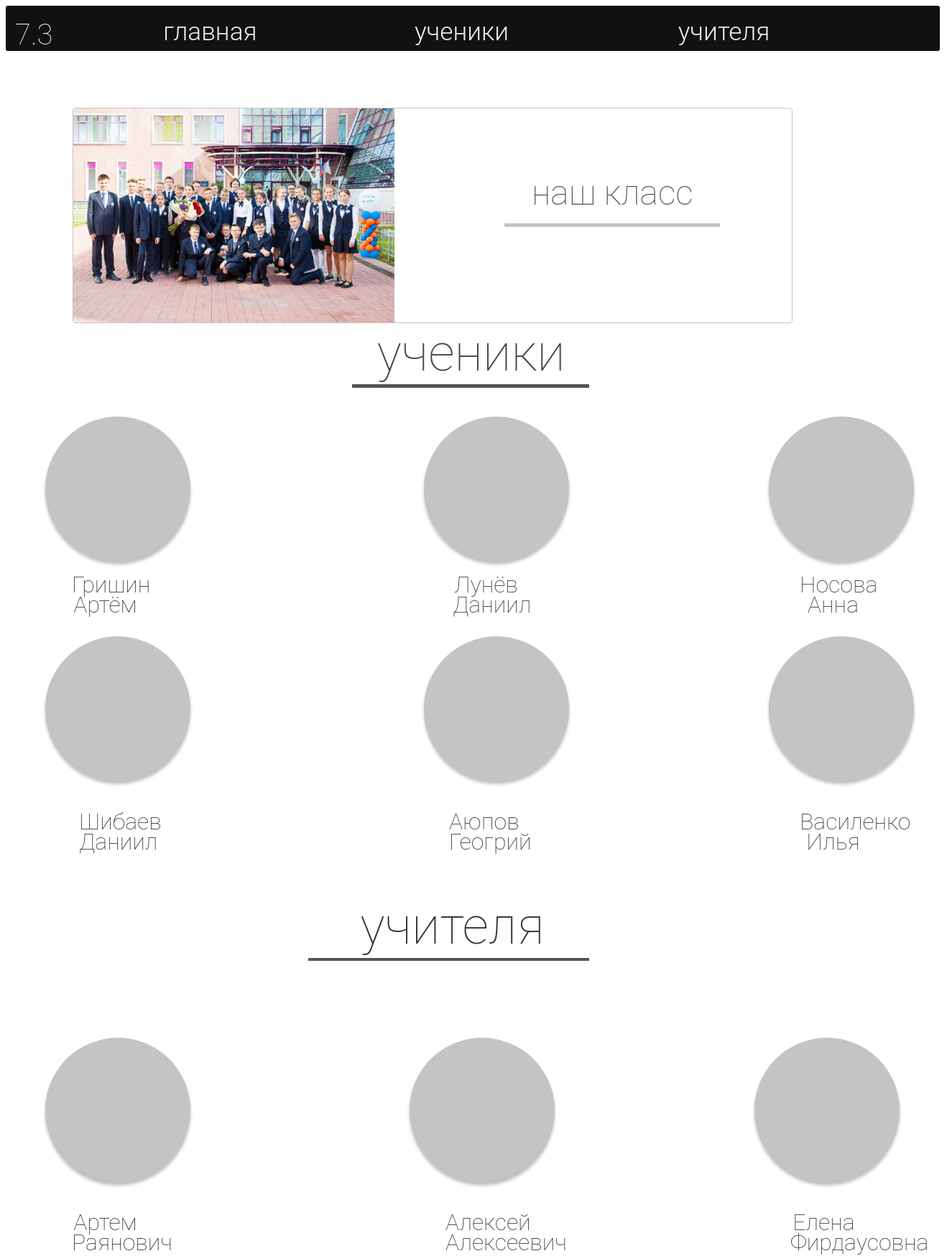
The page / on the database its author committed.
### app/models.py (models this page shows, shortened)
class ClassMates(models.Model):
    name = models.CharField('имя', max_length=50)
    surname = models.CharField('фамилия', max_length=50)
    birthday = models.CharField('день рождения', max_length=70)

class Teachers(models.Model):
    name = models.CharField('имя учителя', max_length=50)
    middle_name = models.CharField('отчество', max_length=100)
    description = models.CharField('описание', max_length=200)
    def __str__(self):
        return '{0} {1}'.format(self.name, self.middle_name, self.description)

### app/views.py (the view)
# urls.py: path('', views.index, name='index'),
def index(request):
    ctx = {}
    a = list(ClassMates.objects.all())
    teachers = list(Teachers.objects.all())
    for i in range(6):
        b = choice(a)
        ctx.update({str(str(i) + 'random_people'): b})
        a.remove(b)
    for i in range(3):
        b = choice(teachers)
        ctx.update({str(str(i) + 'random_teachers'): b})
        teachers.remove(b)
    return render(request, 'app/base.html', context=ctx)

### site_for_school/templates/app/base.html (shortened to what this page needs)
{% load static %}
<!DOCTYPE html>
<html lang="en">
<head>
	<link rel="stylesheet" href="{% static 'css/styles.css' %}">
</head>
<body>
	{% block title %}
	<div id = 'menu'>
		<div id="rect2"></div>
		<div style = 'position: absolute;font-family: Roboto;font-style: normal;font-weight: 200;font-size: 250%;line-height: 56px;text-align: center;color: #EEE; padding:13px;'>7.3</div>
		<a class="main allText" style = 'left:200px; top:15px; text-decoration: none;' href = "{% url 'index' %}">главная</a>
		<a class="In_mainclasmates allText" style = 'left: 550px; top: 15px; text-decoration: none;' href = "{% url 'classmates' %}">ученики</a>
		<a href="{% url 'teachers' %}" class="teachers allText" style = 'text-decoration:none; top:15px; left:915px;'>учителя</a>
	</div>
	{% endblock %}
	{% block content %}
	<div id = 'in' style = 'display: block; top:150px; left:75px;'>
		<div id="rect3"><img src="{% static 'css/imgs/class.jpg' %}" alt="" style = 'width:447px;'></div>
		<div id = 'in_text'>наш класс</div>
		<div id = 'rect4'></div>
	</div>
	<div id = 'classmates'>ученики</div>
	<div id="rect5"></div>
	<div>
		<div class = 'ellipse'></div>
		<div class = 't' style = 'position: absolute;width: 93px;height: 56px;left: 100px;top: 800px;font-family: Roboto, Arial;font-style: normal;font-weight: 200;font-size: 2em;line-height: 28px;text-align: center;color: #333;'>{{ 1random_people.surname }} {{ 1random_people.name }}</div>
	</div>
	<div>
		<div class = 'ellipse' style = 'left: 590px;'></div>
		<div class = 't' style = 'position: absolute;width: 93px;height: 56px;left: 630px;top: 800px;font-family: Roboto, Arial;font-style: normal;font-weight: 200;font-size: 2em;line-height: 28px;text-align: center;color: #333;'>{{ 0random_people.surname }} {{ 0random_people.name }}</div>
	</div>
	<div>
		<div class = 'ellipse' style = 'left: 1070px;'></div>
		<div class = 't' style = 'position: absolute;width: 93px;height: 56px;left: 1113px;top: 800px;font-family: Roboto, Arial;font-style: normal;font-weight: 200;font-size: 2em;line-height: 28px;text-align: center;color: #333;'>{{ 2random_people.surname }} {{ 2random_people.name }}</div>
	</div>
	<div>
		<div class = 'ellipse' style = 'top:886px;'></div>
		<div class = 't' style = 'position: absolute;width: 93px;height: 56px;left: 110px;top: 1130.04px;font-family: Roboto, Arial;font-style: normal;font-weight: 200;font-size: 2em;line-height: 28px;text-align: center;color: #333;'>{{ 3random_people.surname }} {{ 3random_people.name }}</div>
	</div>
	<div>
		<div class = 'ellipse' style = 'left: 590px; top:886px;'></div>
		<div class = 't' style = 'position: absolute;width: 93px;height: 56px;left: 625px;top: 1130.04px;font-family: Roboto, Arial;font-style: normal;font-weight: 200;font-size: 2em;line-height: 28px;text-align: center;color: #333;'>{{ 4random_people.surname }} {{ 4random_people.name }}</div>
	</div>
	<div>
		<div class = 'ellipse' style = 'left: 1070px; top:886px;'></div>
		<div class = 't' style = 'position: absolute;width: 93px;height: 56px;left: 1113px;top: 1130.04px;font-family: Roboto, Arial;font-style: normal;font-weight: 200;font-size: 2em;line-height: 28px;text-align: center;color: #333;'>{{ 5random_people.surname }} {{ 5random_people.name }}</div>
	</div>
	<div class = 'teahers_font' style = 'top:1248.3px; left:470px;'>учителя</div>
	<div id="rect7"></div>
		<div>
		<div class = 'ellipse' style = 'top:1445.4px;'></div>
		<div class = 't' style = 'position: absolute;width: 93px;height: 56px;left: 100px;top: 1688.49px;font-family: Roboto, Arial;font-style: normal;font-weight: 200;font-size: 2em;line-height: 28px;text-align: center;color: #333;'>{{ 0random_teachers }}</div>
	</div>
	<div>
		<div class = 'ellipse' style = 'left: 570px; top:1445.4px;'></div>
		<div class = 't' style = 'position: absolute;width: 93px;height: 56px;left: 620px;top: 1688.49px;font-family: Roboto, Arial;font-style: normal;font-weight: 200;font-size: 2em;line-height: 28px;text-align: center;color: #333;'>{{ 1random_teachers }}</div>
	</div>
	<div>
		<div class = 'ellipse' style = 'left: 1050px; top:1445.4px;'></div>
		<div class = 't' style = 'position: absolute;width: 93px;height: 56px;left: 1100px;top: 1688.49px;font-family: Roboto, Arial;font-style: normal;font-weight: 200;font-size: 2em;line-height: 28px;text-align: center;color: #333;'>{{ 2random_teachers }}</div>
	</div>
	{% endblock %}
</body>
</html>

### site_for_school/static/css/styles.css (style rules this page uses)
#in { border-radius: 4px; margin-left: 2%; border: 1px solid #C4C4C4; position: absolute; width: 1000px; height: 298px; }
#in_text { display: inline-block; width: 500px; height: 250px; position: absolute; text-align: center; font-family: Roboto; font-style: normal; font-weight: 200; font-size: 3em; line-height: 56px; top: 90px; left: 500px; color: #555; }
#rect3 { display: inline-block; width: 60%; height: 100%; }
#rect4 { position: absolute; width: 300px; height: 5px; top: 160px; left: 600px; radius: 3px; background: #C4C4C4; }
#classmates { position: absolute; width: 331px; height: 84px; top: 450px; left: 490px; font-family: Roboto, Arial; font-style: normal; font-weight: 200; font-size: 72px; line-height: 84px; text-align: center; color: #444; }
#rect5 { position: absolute; width: 330px; height: 5px; top: 535px; left: 490px; background: #555; }
.t { position: absolute; width: 93px; height: 56px; left: 25%; top: 95%; font-family: Roboto; font-style: normal; font-weight: 200; font-size: 24px; line-height: 28px; text-align: center; color: #000000; }
.ellipse { display: inline-block; position: absolute; left: 63px; top: 580px; width: 202px; height: 202px; border-radius: 50%; background: #C4C4C4; box-shadow: 0px 4px 4px rgba(0, 0, 0, 0.25); }
.teahers_font { position: absolute; width: 319px; height: 84px; font-family: Roboto; font-style: normal; font-weight: 200; font-size: 72px; line-height: 84px; text-align: center; left: 40%; color: #333; }
#rect7 { position: absolute; width: 391px; height: 4px; top: 1333.71px; left: 429px; background: #555; }
#menu { position: absolute; width: 1300px; height: 70px; }
#rect2 { border-radius: 3px; position: absolute; width: 100%; height: 90%; background: #111; }
.main { position: absolute; width: 13%; height: 7%; font-family: Roboto; font-style: normal; font-weight: 300; font-size: 220%; line-height: 42px; text-align: center; display: inline-block; color: #EEE; }
.In_mainclasmates { position: absolute; width: 13%; height: 7%; font-family: Roboto; font-style: normal; font-weight: 300; font-size: 220%; line-height: 42px; text-align: center; display: inline-block; color: #EEE; }
.teachers { position: absolute; width: 13%; height: 7%; display: inline-block; font-family: Roboto; font-style: normal; font-weight: 300; font-size: 220%; line-height: 42px; text-align: center; color: #EEE; }

### rows shown on the page
ClassMates: surname "Гришин", name "Артём"
ClassMates: surname "Лунёв", name "Даниил"
ClassMates: surname "Носова", name "Анна"
ClassMates: surname "Шибаев", name "Даниил"
ClassMates: surname "Аюпов", name "Геогрий"
ClassMates: surname "Василенко", name "Илья"
Teachers: name+middle_name+description "Артем Раянович"
Teachers: name+middle_name+description "Алексей Алексеевич"
Teachers: name+middle_name+description "Елена Фирдаусовна"
